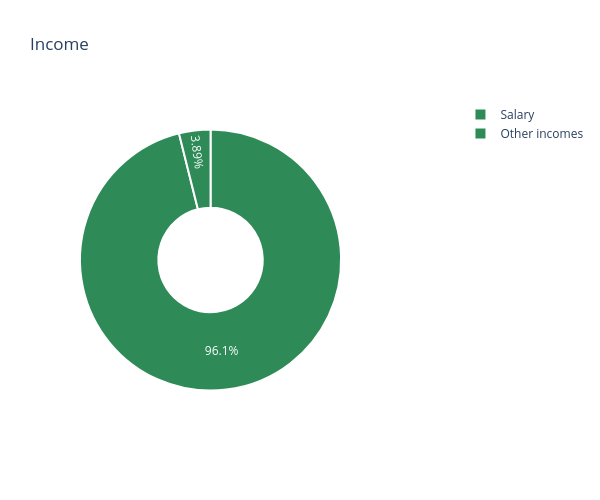

Source (notebook cell):
### Code cell
fig_incomes.show()

### Figure 1 — Plotly figure (JSON) as saved in the notebook; plotly's stock layout.template omitted (floating-point values rounded to 4 significant figures)
{"data": [{"domain": {"x": [0, 0.7], "y": [0, 1]}, "hole": 0.4, "hovertemplate": "%{label}<br>%{value:.2f} €<extra></extra>", "labels": ["Salary", "Other incomes"], "marker": {"colors": ["seagreen", "seagreen"], "line": {"color": "white", "width": 2}}, "type": "pie", "values": [2000, 81.04]}], "layout": {"height": 500, "title": {"text": "Income"}, "width": 600}}
